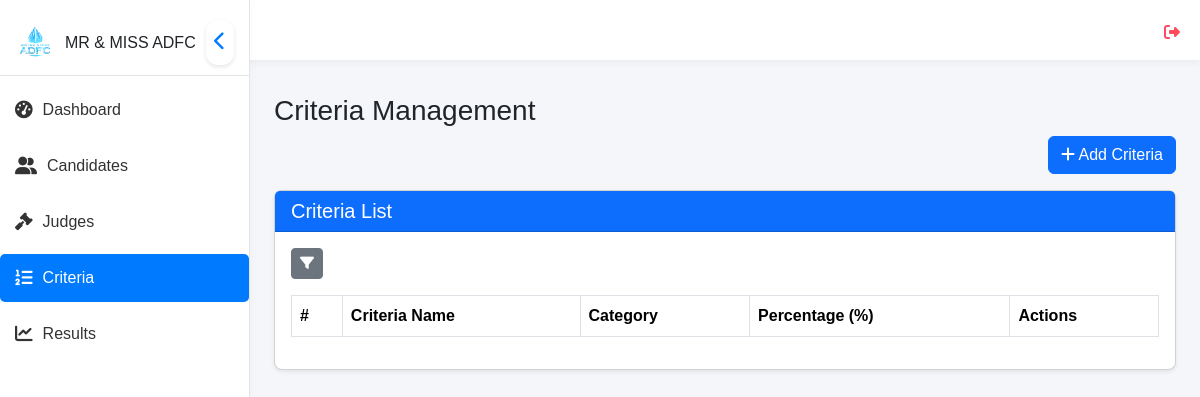
Page /views/admin/criteria.php (signed in) on the earlier database version.
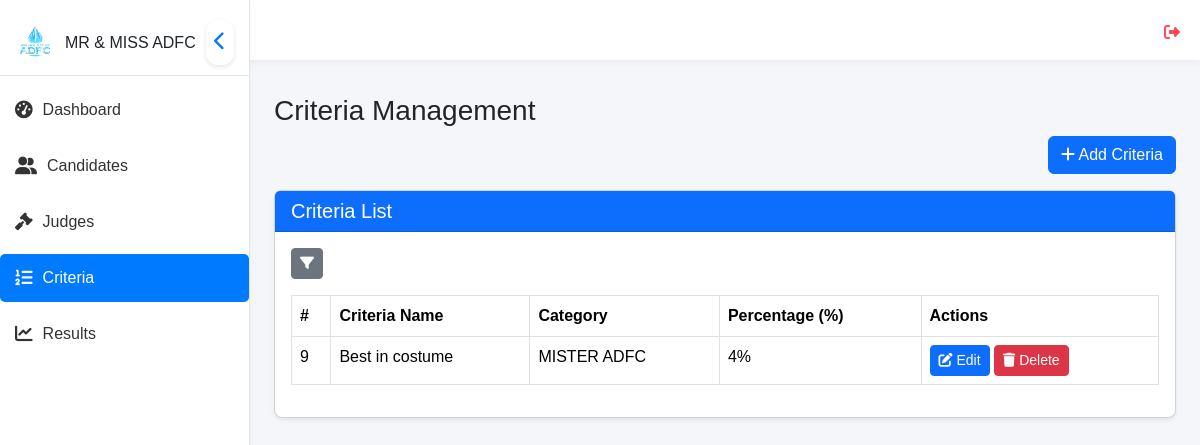
Same page on the later database version.
### tables this page shows
CREATE TABLE `criteria` (
  `id` int(11) NOT NULL,
  `name` varchar(255) NOT NULL,
  `percentage` int(11) NOT NULL,
  `category` varchar(255) NOT NULL
);

### views/admin/criteria.php (the view, shortened to what this page needs)
<?php
require '../../database/connection.php';
$query = "SELECT * FROM criteria";
$result = $conn->query($query);
?>
<!DOCTYPE html>
<html lang="en">
<head>
    <link rel="stylesheet" href="../../assets/css/bootstrap.min.css">
    <link rel="stylesheet" href="../../assets/css/all.min.css">
    <link rel="stylesheet" href="../../assets/css/style.css">
    <link rel="stylesheet" href="../../assets/css/sweetalert2.min.css">
    <link href="../../assets/css/datatables.min.css" rel="stylesheet">
</head>
<body>
<?php include '../components/sidebar.php'; ?>
<?php include '../components/topbar.php'; ?>
<div class="content p-4" id="content">
<h3>Criteria Management</h3>
<div class="d-flex justify-content-end">
    <button class="btn btn-primary mb-3" data-bs-toggle="modal" data-bs-target="#addCriteriaModal">
        <i class="fas fa-plus"></i> Add Criteria
    </button>
</div>
<div class="card shadow-sm rounded-3">
    <div class="card-header bg-primary text-white">
        <h5 class="mb-0">Criteria List</h5>
    </div>
    <div class="card-body">
        <div class="table-responsive">
        <div class="mb-3">
        <div class="position-relative d-inline-block">
    <button id="filterBtn" class="btn btn-secondary btn-sm">
        <i class="fas fa-filter"></i>
    </button>
</div>
    </div>
             <table id="criteriaTable" class="table table-bordered table-hover">
                <thead>
                    <tr>
                        <th>#</th>
                        <th>Criteria Name</th>
                        <th>Category</th>
                        <th>Percentage (%)</th>
                        <th>Actions</th>
                    </tr>
                </thead>
                <tbody id="criteriaTable">
                    <?php while ($row = $result->fetch_assoc()): ?>
                        <tr id="row-<?= $row['id'] ?>">
                            <td><?= $row['id'] ?></td>
                            <td><?= $row['name'] ?></td>
                            <td><?= $row['category'] ?></td>
                            <td><?= $row['percentage'] ?>%</td>
                            <td>
                                <button class="btn btn-primary btn-sm edit-btn"
                                        data-id="<?= $row['id'] ?>"
                                        data-name="<?= $row['name'] ?>"
                                        data-category="<?= $row['category'] ?>"
                                        data-percentage="<?= $row['percentage'] ?>"
                                        data-bs-toggle="modal"
                                        data-bs-target="#editCriteriaModal">
                                    <i class="fas fa-edit"></i> Edit
                                </button>
                                <button class="btn btn-danger btn-sm delete-btn" data-id="<?= $row['id'] ?>">
                                    <i class="fas fa-trash"></i> Delete
                                </button>
                            </td>
                        </tr>
                    <?php endwhile; ?>
                </tbody>
            </table>
        </div>
    </div>
</div>
</div>
</body>
</html>

### views/components/sidebar.php (shortened to what this page needs)
<div class="sidebar" id="sidebar">
    <div class="sidebar-header">
        <div class="logo-container">
            <img src="../../assets/image/adflogo.png" alt="logo">
            <h5>MR & MISS ADFC</h5>
        </div>
        <button class="toggle-btn" onclick="toggleSidebar()">
            <i id="toggle-icon" class="fas fa-chevron-left"></i>
        </button>
    </div>
    <div class="sidebar-menu">
    <?php if ($_SESSION['role'] == 'admin') : ?>
    <a href="dashboard.php" class="<?php echo basename($_SERVER['PHP_SELF']) == 'dashboard.php' ? 'active' : ''; ?>">
        <i class="fas fa-tachometer-alt"></i> <span>Dashboard</span>
    </a>
    <a href="candidates.php" class="<?php echo basename($_SERVER['PHP_SELF']) == 'candidates.php' ? 'active' : ''; ?>">
        <i class="fas fa-user-friends"></i> <span>Candidates</span>
    </a>
    <a href="judges.php" class="<?php echo basename($_SERVER['PHP_SELF']) == 'judges.php' ? 'active' : ''; ?>">
        <i class="fas fa-gavel"></i> <span>Judges</span>
    </a>
    <a href="criteria.php" class="<?php echo basename($_SERVER['PHP_SELF']) == 'criteria.php' ? 'active' : ''; ?>">
        <i class="fas fa-list-ol"></i> <span>Criteria</span>
    </a>
    <a href="results.php" class="<?php echo basename($_SERVER['PHP_SELF']) == 'results.php' ? 'active' : ''; ?>">
        <i class="fas fa-chart-line"></i> <span>Results</span>
    </a>
<?php endif; ?>
    </div>
</div>

### views/components/topbar.php (shortened to what this page needs)
<div class="topbar">
    <a href="../../auth/logout.php" class="logout-link">
            <i class="fas fa-sign-out-alt"></i>
        </a>
</div>

### views/admin/criteria.php (style rules this page uses)
.table thead th { background-color: white !important; color: black !important; }

### views/components/sidebar.php (style rules this page uses)
.sidebar { width: 250px; height: 100vh; position: fixed; top: 0; left: 0; background: #ffffff; border-right: 1px solid #e1e5ea; box-shadow: 2px 0 8px rgba(0, 0, 0, 0.02); transition: transform 0.3s cubic-bezier(0.4, 0, 0.2, 1), width 0.3s ease-in-out; z-index: 1001; padding-top: 10px; }
.sidebar-header { display: flex; align-items: center; justify-content: space-between; padding: 10px 15px; border-bottom: 1px solid #e1e5ea; }
.logo-container { display: flex; align-items: center; }
.logo-container img { width: 40px; height: 40px; margin-right: 10px; }
.logo-container h5 { font-size: 1rem; margin: 0; }
.toggle-btn { background: #ffffff; border: none; cursor: pointer; font-size: 1.2rem; color: #007bff; padding: 8px; border-radius: 12px; box-shadow: 0 2px 4px rgba(0, 0, 0, 0.1); transition: background 0.3s ease, box-shadow 0.3s ease, transform 0.2s ease; }
.sidebar-menu { padding: 10px 0; }
.sidebar-menu a { text-decoration: none; color: #333; display: flex; align-items: center; padding: 12px 15px; margin-bottom: 8px; border-radius: 5px; transition: background 0.2s ease, color 0.2s ease; font-size: 1rem; font-weight: 500; }
.sidebar-menu a:hover, .sidebar-menu a.active { background: #007bff; color: #ffffff; }
.sidebar-menu a i { margin-right: 10px; font-size: 1.1rem; }
.logout-link { margin-top: auto; color: #ff4b5c; }

### views/components/topbar.php (style rules this page uses)
body { font-family: 'Poppins', sans-serif; background: #f4f6f9; margin: 0; padding: 0; }
.content { margin-left: 250px; padding: 20px; transition: margin-left 0.3s cubic-bezier(0.4, 0, 0.2, 1); margin-top: 70px; }
.topbar { background: #ffffff; color: #333333; padding: 15px 20px; display: flex; justify-content: space-between; align-items: center; box-shadow: 0 2px 8px rgba(0, 0, 0, 0.05); position: fixed; top: 0; left: 0; width: 100%; height: 60px; z-index: 1000; border-radius: 0; }

Differences in the rows shown:
added criteria: id "9", name "Best in costume", category "MISTER ADFC", percentage "4"
